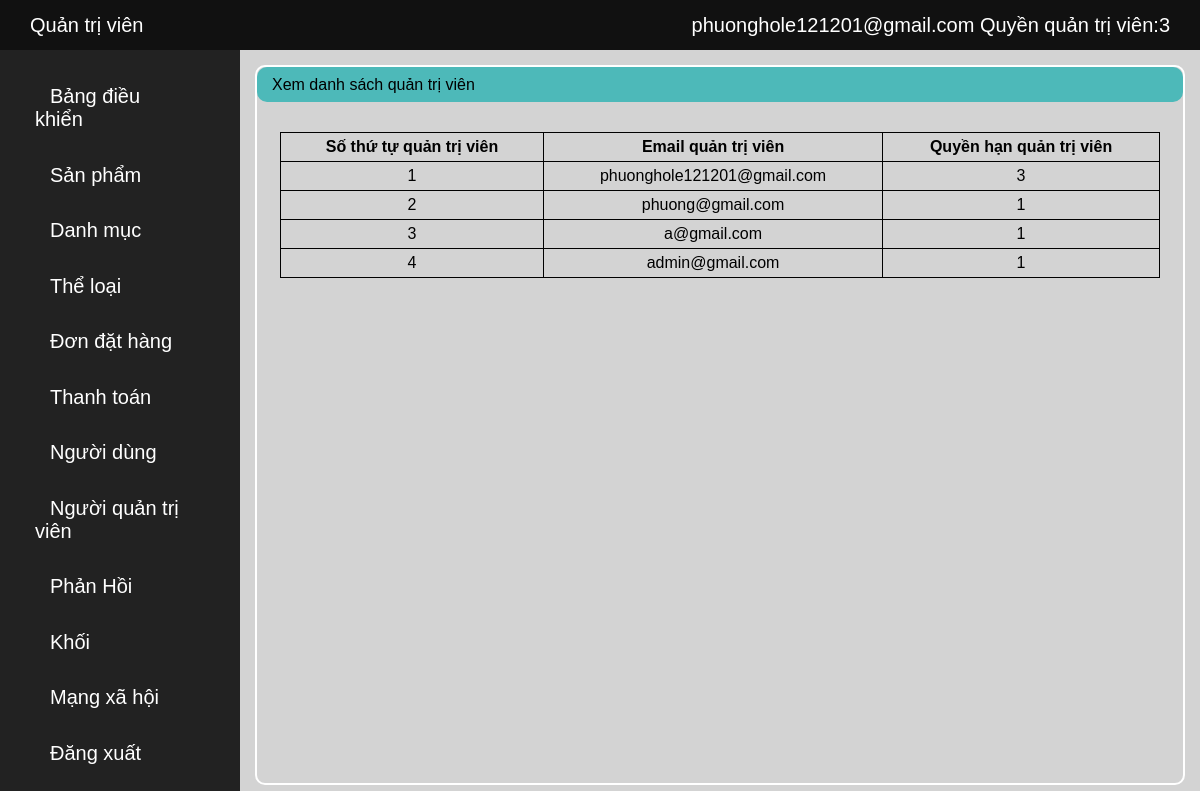
The page /admin_ad_view.php (signed in) on the database its author committed.
### tables this page shows
CREATE TABLE `ad` (
  `ad_id` int NOT NULL,
  `ad_email` text NOT NULL,
  `ad_pass` text NOT NULL,
  `permission` int NOT NULL
);

### admin_ad_view.php (the view, shortened to what this page needs)
<?php
include('admin_header.php');
include('admin_sidebar.php');
?>
<div class="container">
    <div class="title">
        Xem danh sách quản trị viên
    </div>
    <table>
        <tr>
            <th>Số thứ tự quản trị viên</th>
            <th>Email quản trị viên</th>
            <th>Quyền hạn quản trị viên</th>
        </tr>
        <?php
        $i = 0;
        $sql = "SELECT * FROM `ad`";
        $res = mysqli_query($con, $sql);
        while ($row = mysqli_fetch_array($res)) {
            $ad_email = $row['ad_email'];
            $permission = $row['permission'];
            $i++;
            echo "
                <tr>
               <td>$i</td>
               <td>$ad_email</td>
               <td>
                   $permission
               </td>
               ";
        }
        ?>
    </table>
</div>
<?php
include('admin_footer.php');
?>

### admin_header.php (shortened to what this page needs)
<?php
include('db.php');
?>
<!DOCTYPE html>
<html lang="en">
<head>
    <link rel="stylesheet" href="css/admin_style.css" />
    <link rel="stylesheet" href="https://cdnjs.cloudflare.com/ajax/libs/font-awesome/4.7.0/css/font-awesome.min.css" />
</head>
<body>
    <div class="header">
        <div class="header__logo">Quản trị viên </div>
        <div class="header__user">
            <?php
            echo $_SESSION['ad_email'];
            if (isset($_SESSION['ad_email'])) {
                $ad_email=$_SESSION['ad_email'];
                $sql = "SELECT * from `ad` where ad_email='$ad_email'";
                $res = mysqli_query($con, $sql);
                $row = mysqli_fetch_array($res);
                $permission= $row['permission'];
                echo " Quyền quản trị viên:".$permission;
            }
            ?>
        </div>
    </div>

### css/admin_style.css (style rules this page uses)
* { padding: 0; margin: 0; box-sizing: border-box; }
body { display: flex; overflow-x: hidden; font-family: Arial, sans-serif; background-color: lightgray; display: flex; flex-wrap: wrap; }
.container { flex: 10; display: flex; align-items: center; flex-wrap: wrap; border-radius: 10px; border: 2px solid white; flex-direction: column; margin: 15px; min-height: 80vh; }
.container .title { width: 100%; background-color: rgb(77, 185, 185); height: 35px; display: flex; align-items: center; padding-left: 15px; border-radius: 10px; }
.header { display: flex; position: sticky; top: 0; width: 100%; background-color: #111111; align-items: center; color: white; padding: 0 30px; height: 50px; font-size: 20px; justify-content: space-between; }
.container table { margin-top:30px; border-collapse: collapse; width:95%; }
.container td, .container th { text-align: center; border:1px solid black; padding: 5px; }

### rows shown on the page
ad: permission "3", ad_email "phuonghole121201@gmail.com"
ad: ad_email "phuong@gmail.com", permission "1"
ad: ad_email "a@gmail.com", permission "1"
ad: ad_email "admin@gmail.com", permission "1"

### other values the page prints
$_SESSION['ad_email'] "phuonghole121201@gmail.com"
